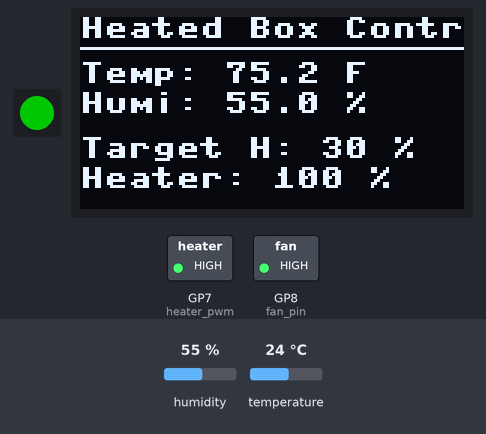
Simulated run of this program. Board: Raspberry Pi Pico running MicroPython. Shown: 1 RGB LEDs in strip order, left to right, 128×64 one-colour display, switched loads named in the program (green lamp = pin HIGH). The inputs (shaded band) are chosen by the test bench; at power-on: humidity 55 %, temperature 24 °C. Dim RGB values are drawn brighter than linear; what the program prints to the serial console is not drawn.

Above: at 1.2 s.
1.3 s: humidity set to 22 %
At 6.5 s:
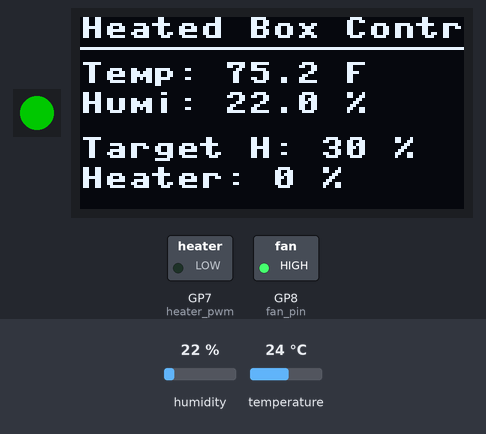
7.3 s: humidity set to 40 %
At 10.9 s:
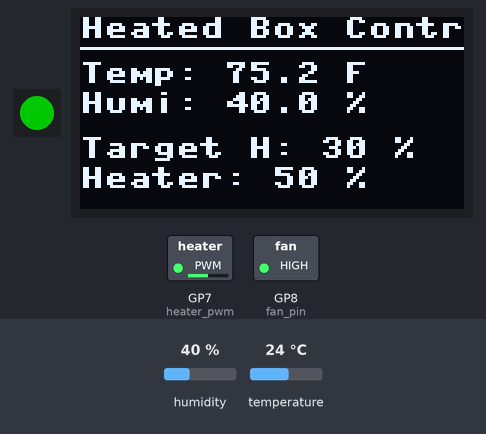
13.3 s: humidity set to 68 %
At 16.5 s:
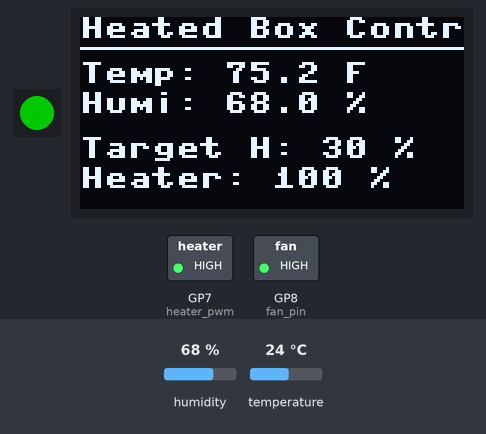
19.3 s: temperature set to 12 °C
At 20.9 s:
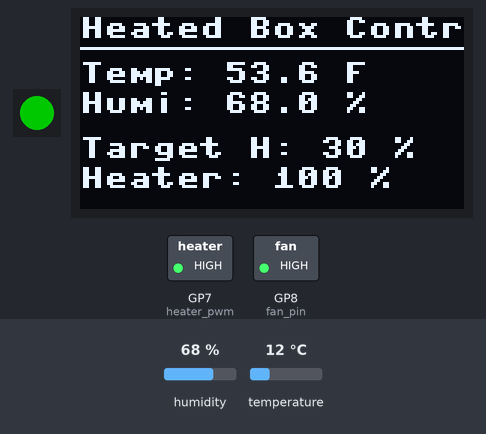
25.3 s: temperature set to 19 °C
At 30.9 s:
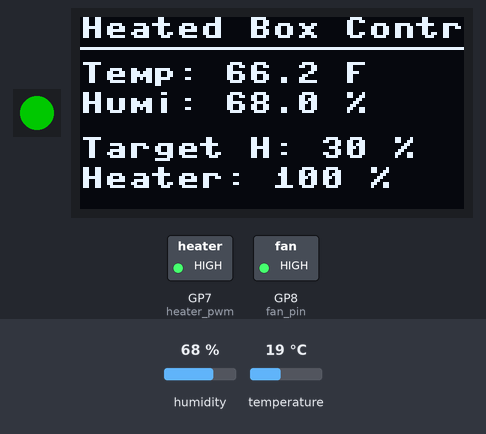
Timing chart, 0 to 32.4 s (numbered marks = the images above; inputs shaded):
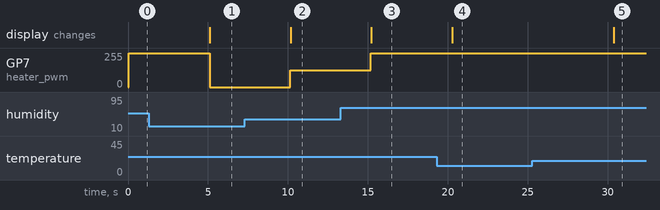

Measured:
- after the input at 1.3 s, GP7 (heater_pwm): 255/255 → 0/255 after 3.8 s; the display: changes after 3.8 s (image 1)
- after the input at 7.3 s, GP7 (heater_pwm): 0/255 → 127/255 after 2.8 s; the display: changes after 2.9 s (image 2)
- after the input at 13.3 s, GP7 (heater_pwm): 127/255 → 255/255 after 1.9 s; the display: changes after 1.9 s (image 3)
- after the input at 19.3 s, the display: changes after 0.97 s (image 4)
- after the input at 25.3 s, the display: changes after 5.1 s (image 5)

The program:

main.py
```python
# main.py for RP2040-ZERO (MicroPython)
# A simple proportional (P) humidity controller using a heater and DHT22 sensor,
# with output to an SSD1306 OLED display and NeoPixel status LED.

import machine
import utime
import dht
import ssd1306
import neopixel

# --- System Information ---
VER = "0.2"
VER_BUILD = "11222025"
EMAIL = "3lkgrove@gmail.com"
FIRMWARE_LINK = "https://github.com/3lkgrove/"

# --- Configuration ---

# Pin Assignments (Verify these match your wiring for RP2040-ZERO)
HEATER_PIN = 7       # GPIO for MOSFET control (Heater PWM)
FAN_PIN = 8         # GPIO for MOSFET control (Fans On/Off)
DHT_PIN = 28         # GPIO for DHT22 Data
I2C_SDA_PIN = 0      # I2C SDA for OLED
I2C_SCL_PIN = 1      # I2C SCL for OLED

# NeoPixel assignment (Moved from 16 to 2 to avoid conflict with HEATER_PIN)
NEO_PIN = 16
NUM_PIXELS = 1       # For a single LED

# Display Configuration
OLED_WIDTH = 128
OLED_HEIGHT = 64
OLED_I2C_ADDR = 0x3c

# Control Setpoint
TARGET_HUMIDITY = 30.0  # Setpoint in %

# Control Parameters
# Proportional Gain (Kp) for Humidity Control
HUMIDITY_KP = 5.0
MAX_PWM = 65535         # Max duty cycle for 16-bit PWM

# --- Initialization & Status ---

print("Created by Anthony Sleck")
print("Email at anthony.sleck@gmail.com")
print(f"Version {VER}")
print(f"Build Code {VER_BUILD}")
print(f"Github: {FIRMWARE_LINK}\n")

# Initialize NeoPixel
try:
    np = neopixel.NeoPixel(machine.Pin(NEO_PIN), NUM_PIXELS)
    np[0] = (0, 100, 0) # Green status light
    np.write()
except Exception as e:
    print(f"NeoPixel Initialization Error on pin {NEO_PIN}: {e}")

# Initialize I2C for OLED
oled = None
try:
    i2c = machine.I2C(0, sda=machine.Pin(I2C_SDA_PIN), scl=machine.Pin(I2C_SCL_PIN), freq=400000)
    oled = ssd1306.SSD1306_I2C(OLED_WIDTH, OLED_HEIGHT, i2c, addr=OLED_I2C_ADDR)
    print("OLED display initialized successfully.")
except Exception as e:
    print(f"OLED Initialization Error: {e}. Display functionality disabled.")

# Initialize DHT22 Sensor
d = dht.DHT22(machine.Pin(DHT_PIN))

# Initialize Heater (PWM)
heater_pwm = machine.PWM(machine.Pin(HEATER_PIN))
heater_pwm.freq(1000)   # 1kHz frequency
heater_pwm.duty_u16(0)  # Start off

# Initialize Fan (Simple On/Off)
fan_pin = machine.Pin(FAN_PIN, machine.Pin.OUT)
fan_pin.value(1) # Fans ON for circulation

# --- Functions ---

def celsius_to_fahrenheit(c):
    """Converts Celsius to Fahrenheit."""
    return (c * 9/5) + 32

def read_dht():
    """Reads temperature and humidity from the DHT22."""
    try:
        d.measure()
        temp_c = d.temperature()
        humidity = d.humidity()
        return temp_c, humidity
    except OSError as e:
        print(f"Failed to read DHT22 sensor: {e}. Using default values for bench testing.")
        # Defaulting to predefined values for bench testing/development
        temp_c = 10
        humidity = 80
        return temp_c, humidity

def update_oled(temp_f, humidity, heater_duty):
    """Updates the OLED display with current readings."""
    if oled is None:
        return

    oled.fill(0)
    oled.text("Heated Box Control", 0, 0)
    oled.hline(0, 10, OLED_WIDTH, 1)

    # Current Readings
    oled.text(f"Temp: {temp_f:.1f} F", 0, 15)
    oled.text(f"Humi: {humidity:.1f} %", 0, 25)

    # Setpoint
    oled.text(f"Target H: {TARGET_HUMIDITY:.0f} %", 0, 40)

    # Heater Status (Duty Cycle)
    power_percent = (heater_duty / MAX_PWM) * 100
    oled.text(f"Heater: {power_percent:.0f} %", 0, 50)

    oled.show()

def humidity_control(current_humidity):
    """
    Simple Proportional (P) control for humidity using the heater.
    Heater is activated when current humidity is ABOVE the target setpoint.
    Returns the calculated 16-bit PWM duty cycle.
    """
    error = current_humidity - TARGET_HUMIDITY

    # Calculate required PWM duty cycle
    # P-Control: Duty_ratio = Kp * Error

    if error > 0:
        # Duty is proportional to the error
        duty_ratio = HUMIDITY_KP * error

        # Clamp duty_ratio between 0 and 100
        duty_ratio = max(0, min(100, duty_ratio))

        # Convert ratio (0-100) to 16-bit PWM duty (0-65535)
        duty_u16 = int((duty_ratio / 100) * MAX_PWM)
    else:
        # Humidity is at or below target, turn heater off
        duty_u16 = 0

    heater_pwm.duty_u16(duty_u16)
    return duty_u16

# --- Main Loop ---

print("Starting humidity controller...")
fan_pin.value(1) # Ensure fans are running for initial circulation

while True:
    temp_c, humidity = read_dht()

    if temp_c is not None and humidity is not None:
        temp_f = celsius_to_fahrenheit(temp_c)

        # 1. Apply Control Logic
        current_duty = humidity_control(humidity)

        # 2. Update Display
        update_oled(temp_f, humidity, current_duty)

        # 3. Log Status to Console
        heater_percent = (current_duty / MAX_PWM) * 100
        print(f"T: {temp_f:.1f} F, H: {humidity:.1f} %, Target H: {TARGET_HUMIDITY:.0f} %, Heater Duty: {heater_percent:.0f} %")

    # Wait before next measurement/control loop
    utime.sleep(5) # Read and update every 5 seconds
```
